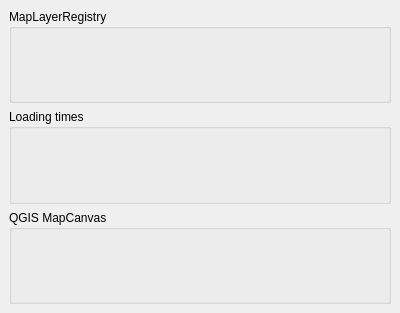
<?xml version="1.0" encoding="UTF-8"?>
<ui version="4.0">
 <class>DockWidget</class>
 <widget class="QDockWidget" name="DockWidget">
  <property name="geometry">
   <rect>
    <x>0</x>
    <y>0</y>
    <width>400</width>
    <height>313</height>
   </rect>
  </property>
  <property name="windowTitle">
   <string>DockWidget</string>
  </property>
  <widget class="QFrame" name="dockWidgetContents2">
   <property name="frameShape">
    <enum>QFrame::NoFrame</enum>
   </property>
   <property name="frameShadow">
    <enum>QFrame::Sunken</enum>
   </property>
   <layout class="QVBoxLayout" name="verticalLayout">
    <item>
     <widget class="QGroupBox" name="groupBox">
      <property name="title">
       <string>MapLayerRegistry</string>
      </property>
     </widget>
    </item>
    <item>
     <widget class="QGroupBox" name="groupBox_2">
      <property name="title">
       <string>Loading times</string>
      </property>
     </widget>
    </item>
    <item>
     <widget class="QGroupBox" name="groupBox_3">
      <property name="title">
       <string>QGIS MapCanvas</string>
      </property>
     </widget>
    </item>
   </layout>
  </widget>
 </widget>
 <resources/>
 <connections/>
</ui>
